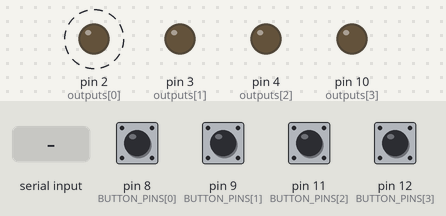
Bench run of a sketch on a simulated Arduino Uno, built with avr-gcc and run on an emulated ATmega328P. Shown: output pins drawn as LEDs (lit = HIGH). Dashed ring = blinking. Inputs (shaded band) come from the test bench; at power-on: pin 8 (BUTTON_PINS[0]), pin 9 (BUTTON_PINS[1]), pin 11 (BUTTON_PINS[2]), pin 12 (BUTTON_PINS[3]) HIGH. What the sketch prints to the serial monitor is not drawn.

Above: at 1.2 s.
1.3 s: pin 8 (BUTTON_PINS[0]) pulled LOW for 0.15 s
4.3 s: "PING\n" received over Serial
7.3 s: byte 10 ('\n') received over Serial
Timing chart, 0 to 15.5 s (numbered marks = the images above; inputs shaded):
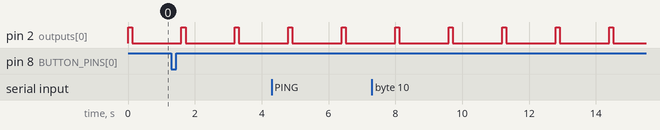

Measured:
- by itself, pin 2 (outputs[0]): alternates HIGH for 0.12 s and LOW for 1.5 s

The sketch:

voice_console.ino
```cpp
// Same proven wiring: B1=D8, B2=D9, B3=D11, B4=D12; LEDs R=D2 Y=D3 G=D4.
// Mac/Codex owns audio and AI. The bridge maps real lifecycle states to LED color codes.
#include <stdio.h>
const byte BUTTON_PINS[] = {8, 9, 11, 12};
struct Button { byte raw, stable; unsigned long changedAt, downAt, count; };
Button buttons[4];
enum Mode : byte { OFFLINE, READY, RECORDING, REVIEW, ERROR_MODE };
const char *const MODE_NAMES[] = {"OFFLINE", "READY", "RECORDING", "REVIEW", "ERROR"};
Mode mode = OFFLINE;
unsigned long hostAt = 0, heartbeatAt = 0, heartbeats = 0;
char command[64];
byte used = 0;
bool overflow = false;

void handleCommand() {
  if (strcmp(command, "PING") == 0) {
    hostAt = millis();
    Serial.println(F("PONG VOICE_CONSOLE"));
    return;
  }
  char name[16];
  unsigned long id;
  if (sscanf(command, "SET %15s %lu", name, &id) == 2) {
    for (byte i = 0; i < 5; ++i) {
      if (strcmp(name, MODE_NAMES[i]) == 0) {
        mode = static_cast<Mode>(i);
        hostAt = millis();
        Serial.print(F("ACK ")); Serial.print(id); Serial.print(' '); Serial.println(name);
        return;
      }
    }
  }
  Serial.println(F("ERR UNKNOWN_COMMAND"));
}

void setup() {
  const byte outputs[] = {2, 3, 4, 10};
  for (byte i = 0; i < 4; ++i) { digitalWrite(outputs[i], LOW); pinMode(outputs[i], OUTPUT); }
  for (byte i = 0; i < 4; ++i) {
    pinMode(BUTTON_PINS[i], INPUT_PULLUP);
    buttons[i].raw = buttons[i].stable = digitalRead(BUTTON_PINS[i]);
    buttons[i].changedAt = buttons[i].downAt = millis();
  }
  Serial.begin(115200);
  Serial.println(F("VOICE_CONSOLE READY B1=D8 B2=D9 B3=D11 B4=D12"));
}

void loop() {
  const unsigned long now = millis();
  for (byte i = 0; i < 4; ++i) {
    Button &b = buttons[i];
    const byte raw = digitalRead(BUTTON_PINS[i]);
    if (raw != b.raw) { b.raw = raw; b.changedAt = now; }
    if (b.stable != b.raw && now - b.changedAt >= 30UL) {
      b.stable = b.raw;
      Serial.print(F("EVENT B")); Serial.print(i + 1);
      if (b.stable == LOW) {
        b.downAt = now;
        Serial.print(F(" DOWN count=")); Serial.println(++b.count);
      } else {
        Serial.print(F(" UP held_ms=")); Serial.println(now - b.downAt);
      }
    }
  }
  if (now - hostAt > 8000UL) mode = OFFLINE;
  digitalWrite(2, (mode == ERROR_MODE || (mode == OFFLINE && now % 1600UL < 120UL)) ? HIGH : LOW);
  digitalWrite(3, (mode == RECORDING || mode == REVIEW) ? HIGH : LOW);
  digitalWrite(4, (mode == READY || mode == REVIEW) ? HIGH : LOW);
  // D10 is reserved and held LOW. It is not part of the four-button, three-LED circuit.
  digitalWrite(10, LOW);
  if (now - heartbeatAt >= 1000UL) {
    heartbeatAt = now;
    Serial.print(F("ALIVE ")); Serial.print(++heartbeats);
    Serial.print(F(" MODE=")); Serial.println(MODE_NAMES[mode]);
  }
  while (Serial.available()) {
    char ch = Serial.read();
    if (ch == '\r') continue;
    if (ch == '\n') {
      if (!overflow) { command[used] = '\0'; handleCommand(); }
      used = 0; overflow = false;
    } else if (!overflow && used < sizeof(command) - 1) command[used++] = ch;
    else overflow = true;
  }
}
```
